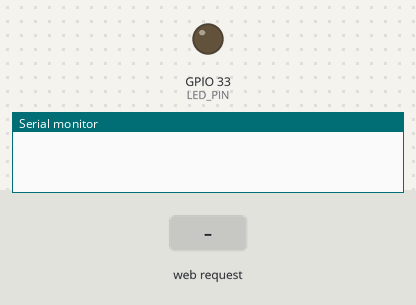
The sketch below on a simulated ESP32. Shown: output pins drawn as LEDs (lit = HIGH), the last lines printed to the serial monitor. Dashed ring = blinking. Inputs (shaded band) come from the test bench. WiFi joins after 1.5 s; servers stay silent unless stated; the camera gives no picture; not simulated (calls return 0 or success): secret.h.

Above: at 0.0 s.
At 0.6 s:
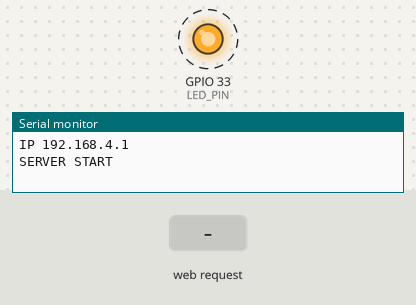
1.6 s: HTTP request GET /control?speed=1&dir=1&steer=1 received
Timing chart, 0 to 10.6 s (numbered marks = the images above; inputs shaded):
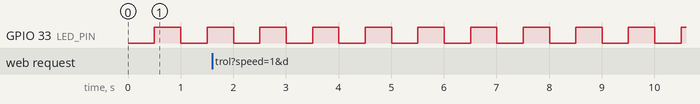

The sketch:

esp32.ino
```cpp
#include "ServerManager.h"

ServerManager server;

const int LED_PIN = 33;      // ESP32-CAM red status LED
unsigned long lastBlink = 0;
bool ledState = false;

void setup() {
    pinMode(LED_PIN, OUTPUT);
    digitalWrite(LED_PIN, LOW);

    server.init();
}

void loop() {
    server.update(millis());

    // ---- LED heartbeat ----
    unsigned long now = millis();
    if (now - lastBlink >= 500) {   // blink every 500ms
        ledState = !ledState;
        digitalWrite(LED_PIN, ledState);
        lastBlink = now;
    }
}
```

CameraManager.cpp
```cpp
#include "CameraManager.h"
#include "esp32-hal-psram.h"   // ← ADD THIS
#include <Arduino.h>           // ← ADD THIS


CameraManager::CameraManager() {}

void CameraManager::init() {
  if (configCamera() < 0) {
    return;
  }
}

int CameraManager::configCamera() {
  camera_config_t config;
  config.ledc_channel = LEDC_CHANNEL_0;
  config.ledc_timer = LEDC_TIMER_0;
  config.pin_d0 = Y2_GPIO_NUM;
  config.pin_d1 = Y3_GPIO_NUM;
  config.pin_d2 = Y4_GPIO_NUM;
  config.pin_d3 = Y5_GPIO_NUM;
  config.pin_d4 = Y6_GPIO_NUM;
  config.pin_d5 = Y7_GPIO_NUM;
  config.pin_d6 = Y8_GPIO_NUM;
  config.pin_d7 = Y9_GPIO_NUM;
  config.pin_xclk = XCLK_GPIO_NUM;
  config.pin_pclk = PCLK_GPIO_NUM;
  config.pin_vsync = VSYNC_GPIO_NUM;
  config.pin_href = HREF_GPIO_NUM;
  config.pin_sscb_sda = SIOD_GPIO_NUM;
  config.pin_sscb_scl = SIOC_GPIO_NUM;
  config.pin_pwdn = PWDN_GPIO_NUM;
  config.pin_reset = RESET_GPIO_NUM;
  config.xclk_freq_hz = 16000000;
  config.pixel_format = PIXFORMAT_JPEG;

  // Init with high specs for better quality
  if(psramFound()){
    config.frame_size = FRAMESIZE_VGA;
    config.jpeg_quality = 10;
    config.fb_count = 2;
    config.grab_mode = CAMERA_GRAB_LATEST;
  } else {
    config.frame_size = FRAMESIZE_QVGA;
    config.jpeg_quality = 12;
    config.fb_count = 1;
  }

  // Camera init
  esp_err_t err = esp_camera_init(&config);
  if (err != ESP_OK) {
    Serial.printf("Camera init failed with error 0x%x\n", err);
    return -1;
  }
  return 0;
}
```

CameraManager.h
```cpp
#ifndef CAMERA_MANAGER_H
#define CAMERA_MANAGER_H

// AI-Thinker ESP32-CAM Pin Definition
#define PWDN_GPIO_NUM     32
#define RESET_GPIO_NUM    -1
#define XCLK_GPIO_NUM      0
#define SIOD_GPIO_NUM     26
#define SIOC_GPIO_NUM     27
#define Y9_GPIO_NUM       35
#define Y8_GPIO_NUM       34
#define Y7_GPIO_NUM       39
#define Y6_GPIO_NUM       36
#define Y5_GPIO_NUM       21
#define Y4_GPIO_NUM       19
#define Y3_GPIO_NUM       18
#define Y2_GPIO_NUM        5
#define VSYNC_GPIO_NUM    25
#define HREF_GPIO_NUM     23
#define PCLK_GPIO_NUM     22

// Serial communication pins (U0RXD, U0TXD - default Serial)
// RX: GPIO3, TX: GPIO1

#include "esp_camera.h"

class CameraManager {
  public:
    CameraManager();
    void init();

  private:
    int configCamera();
};

#endif
```

ServerManager.cpp
```cpp
#include "ServerManager.h"
#include "secret.h"

void ServerManager::wifiInit() {
  WiFi.begin(WIFI_SSID_STA, WIFI_PASSWORD_STA);
  int trials = 0;

  while (WiFi.status() != WL_CONNECTED && trials < 0) {
    delay(300);
    ++trials;
  }

  wifi_connected = (WiFi.status() == WL_CONNECTED);
  if (false) {
    use_sta = true;

  } else { // use AP mode
    WiFi.mode(WIFI_AP);
    WiFi.softAP(WIFI_SSID_AP, WIFI_PASSWORD_AP);

    String IP = WiFi.softAPIP().toString();
    Serial.print("IP ");
    Serial.println(IP);
    wifi_connected = true;
    prev_wifi_connected = true; // always wifiStateChanged() = false
  }
}

ServerManager::ServerManager() : server(80) {}

void ServerManager::init() {
    Serial.begin(115200); // esp32 doesn't support serial1

    wifiInit();
    if (use_sta) { handleIPMsg(); }

    cam.init();

    server.on("/", HTTP_GET, [this]() { handleRoot(); });

    // Set only request; actual frame sending happens in update()
    server.on("/stream", HTTP_GET, [this]() { handleStreamRequest(); });

    server.on("/control", HTTP_GET, [this]() { handleControlMsg(); });

    server.begin();
    handleServerStartMsg();

    _running = true;
}

void ServerManager::update(unsigned long now) {
    if (!_running) return;

    server.handleClient();
    yield(); // allow wifi to breath

    // Stream MJPEG
    if (streamClient.active) {
        if (!streamClient.client || !streamClient.client.connected()) {
            if (streamClient.client) {
              streamClient.client.stop();
            }
            streamClient.active = false;
            return;
        }
        if (now - streamClient.lastFrameTime > streamInterval) {
            camera_fb_t* fb = esp_camera_fb_get();
            if (!fb) {
              yield();
              return;
            }

            streamClient.client.printf("--frame\r\n");
            streamClient.client.printf("Content-Type: image/jpeg\r\n");
            streamClient.client.printf("Content-Length: %u\r\n\r\n", fb->len);
            streamClient.client.write(fb->buf, fb->len);
            streamClient.client.printf("\r\n");

            esp_camera_fb_return(fb);
            streamClient.lastFrameTime = now;
            yield(); // avoid WDT and socket starvation
        }
    }

    if (wifiStateChanged() && wifi_connected) {
      handleIPMsg(); // send IP msg only when wifi newly connected
    }
}

void ServerManager::handleRoot() {
    server.send(200, "text/html", index_html);
}

void ServerManager::handleStreamRequest() {
    // Stop any existing stream first
    if (streamClient.active && streamClient.client) {
      streamClient.client.stop();
      streamClient.active = false;
    }

    WiFiClient client = server.client();
    if (!client) return;

    client.println("HTTP/1.1 200 OK");
    client.println("Content-Type: multipart/x-mixed-replace; boundary=frame");
    client.println("Cache-Control: no-cache");
    client.println("Pragma: no-cache");
    client.println();

    streamClient.client = client;
    streamClient.active = true;
    streamClient.lastFrameTime = millis();
}

void ServerManager::handleControlMsg() {
    if (server.hasArg("speed") &&
        server.hasArg("dir") &&
        server.hasArg("steer")) {

        speed = server.arg("speed").toInt();
        dir = server.arg("dir").toInt();
        steer = server.arg("steer").toInt();

        Serial.printf("SPD %d DIR %d STEER %d\n", speed, dir, steer);

        server.send(200, "text/plain", "OK");
    } else {
        server.send(400, "text/plain", "Bad Request");
    }
}

void ServerManager::handleIPMsg() const {
    if (!wifi_connected) return;
    Serial.print("IP ");
    Serial.println(WiFi.localIP());
}

void ServerManager::handleServerStartMsg() {
    Serial.println("SERVER START");
}

void ServerManager::handleWiFiLostMsg() {
    Serial.println("WIFI LOST");
    wifi_connected = false;
}

bool ServerManager::wifiStateChanged() {
  bool isChanged = prev_wifi_connected != wifi_connected;
  prev_wifi_connected = wifi_connected;
  wifi_connected = (WiFi.status() == WL_CONNECTED);
  return isChanged;
}

// HTML page with embedded JavaScript
const char* index_html PROGMEM = R"rawliteral(
<!DOCTYPE html>
<html>
<head>
  <meta charset="UTF-8">
  <meta name="viewport" content="width=device-width, initial-scale=1.0">
  <title>ESP32-CAM RC Car Control</title>
  <style>
    * {
      margin: 0;
      padding: 0;
      box-sizing: border-box;
    }
    body {
      font-family: Arial, sans-serif;
      background-color: #1a1a1a;
      color: #ffffff;
      overflow: auto;
    }
    .container {
      display: flex;
      height: 100vh;
    }
    .camera-section {
      flex: 1;
      display: flex;
      flex-direction: column;
      justify-content: center;
      align-items: center;
      background-color: #000;
      padding: 20px;
    }
    #stream {
      max-width: 100%;
      max-height: 100%;
      border: 2px solid #333;
      border-radius: 8px;
    }
    .control-section {
      width: 400px;
      background-color: #2a2a2a;
      padding: 30px;
      display: flex;
      flex-direction: column;
      gap: 30px;
    }
    h1 {
      text-align: center;
      color: #4CAF50;
      margin-bottom: 10px;
    }
    .speed-control {
      background-color: #333;
      padding: 20px;
      border-radius: 8px;
    }
    .speed-control h2 {
      font-size: 18px;
      margin-bottom: 15px;
      color: #4CAF50;
    }
    .slider-container {
      display: flex;
      align-items: center;
      gap: 15px;
    }
    input[type="range"] {
      flex: 1;
      height: 8px;
      border-radius: 5px;
      background: #555;
      outline: none;
      -webkit-appearance: none;
    }
    input[type="range"]::-webkit-slider-thumb {
      -webkit-appearance: none;
      appearance: none;
      width: 20px;
      height: 20px;
      border-radius: 50%;
      background: #4CAF50;
      cursor: pointer;
    }
    input[type="range"]::-moz-range-thumb {
      width: 20px;
      height: 20px;
      border-radius: 50%;
      background: #4CAF50;
      cursor: pointer;
      border: none;
    }
    #speedValue {
      min-width: 50px;
      text-align: center;
      font-size: 18px;
      font-weight: bold;
      color: #4CAF50;
    }
    .direction-control {
      background-color: #333;
      padding: 20px;
      border-radius: 8px;
    }
    .direction-control h2 {
      font-size: 18px;
      margin-bottom: 15px;
      color: #4CAF50;
      text-align: center;
    }
    .arrow-grid {
      display: grid;
      grid-template-columns: repeat(3, 80px);
      grid-template-rows: repeat(3, 80px);
      gap: 10px;
      justify-content: center;
    }
    .arrow-btn {
      background-color: #444;
      border: 2px solid #555;
      border-radius: 8px;
      color: white;
      font-size: 24px;
      cursor: pointer;
      transition: all 0.1s;
      display: flex;
      align-items: center;
      justify-content: center;
      user-select: none;
    }
    .arrow-btn:active, .arrow-btn.pressed {
      background-color: #4CAF50;
      border-color: #45a049;
      transform: scale(0.95);
    }
    .arrow-btn:hover {
      background-color: #555;
    }
    .arrow-up { grid-column: 2; grid-row: 1; }
    .arrow-down { grid-column: 2; grid-row: 3; }
    .arrow-left { grid-column: 1; grid-row: 2; }
    .arrow-right { grid-column: 3; grid-row: 2; }
    .status {
      background-color: #333;
      padding: 15px;
      border-radius: 8px;
      text-align: center;
      font-size: 14px;
    }
    .status-indicator {
      display: inline-block;
      width: 10px;
      height: 10px;
      border-radius: 50%;
      margin-right: 8px;
      background-color: #4CAF50;
    }
    @media (max-width: 768px) {
      .container {
        flex-direction: column;
      }
      .control-section {
        width: 100%;
      }
    }
  </style>
</head>
<body>
  <div class="container">
    <div class="camera-section">
      <img id="stream" src="/stream">
    </div>
    <div class="control-section">
      <h1>RC Car Control</h1>

      <div class="speed-control">
        <h2>Speed Control</h2>
        <div class="slider-container">
          <input type="range" id="speedSlider" min="0" max="255" value="0">
          <span id="speedValue">0</span>
        </div>
      </div>

      <div class="direction-control">
        <h2>Direction Control</h2>
        <div class="arrow-grid">
          <button class="arrow-btn arrow-up" id="btnUp">▲</button>
          <button class="arrow-btn arrow-down" id="btnDown">▼</button>
          <button class="arrow-btn arrow-left" id="btnLeft">◄</button>
          <button class="arrow-btn arrow-right" id="btnRight">►</button>
        </div>
      </div>

      <div class="status">
        <span class="status-indicator"></span>
        <span>Connected</span>
      </div>
    </div>
  </div>

  <script>
    let currentSpeed = 0;
    let upPressed = false;
    let downPressed = false;
    let leftPressed = false;
    let rightPressed = false;

    // UI Elements
    const speedSlider = document.getElementById('speedSlider');
    const speedValue = document.getElementById('speedValue');
    const btnUp = document.getElementById('btnUp');
    const btnDown = document.getElementById('btnDown');
    const btnLeft = document.getElementById('btnLeft');
    const btnRight = document.getElementById('btnRight');

    // Speed control
    speedSlider.addEventListener('input', function() {
      currentSpeed = this.value;
      speedValue.textContent = currentSpeed;
      sendCommand();
    });

    // Button event listeners
    function addButtonListeners(btn, pressCallback, releaseCallback) {
      btn.addEventListener('mousedown', pressCallback);
      btn.addEventListener('mouseup', releaseCallback);
      btn.addEventListener('mouseleave', releaseCallback);
      btn.addEventListener('touchstart', (e) => { e.preventDefault(); pressCallback(); });
      btn.addEventListener('touchend', (e) => { e.preventDefault(); releaseCallback(); });
    }

    addButtonListeners(btnUp,
      () => { upPressed = true; btnUp.classList.add('pressed'); sendCommand(); },
      () => { upPressed = false; btnUp.classList.remove('pressed'); sendCommand(); }
    );

    addButtonListeners(btnDown,
      () => { downPressed = true; btnDown.classList.add('pressed'); sendCommand(); },
      () => { downPressed = false; btnDown.classList.remove('pressed'); sendCommand(); }
    );

    addButtonListeners(btnLeft,
      () => { leftPressed = true; btnLeft.classList.add('pressed'); sendCommand(); },
      () => { leftPressed = false; btnLeft.classList.remove('pressed'); sendCommand(); }
    );

    addButtonListeners(btnRight,
      () => { rightPressed = true; btnRight.classList.add('pressed'); sendCommand(); },
      () => { rightPressed = false; btnRight.classList.remove('pressed'); sendCommand(); }
    );

    // Keyboard control
    document.addEventListener('keydown', function(e) {
      if (e.key === 'ArrowUp' && !upPressed) {
        upPressed = true;
        btnUp.classList.add('pressed');
        sendCommand();
      } else if (e.key === 'ArrowDown' && !downPressed) {
        downPressed = true;
        btnDown.classList.add('pressed');
        sendCommand();
      }
      if (e.key === 'ArrowLeft' && !leftPressed) {
        leftPressed = true;
        btnLeft.classList.add('pressed');
        sendCommand();
      } else if (e.key === 'ArrowRight' && !rightPressed) {
        rightPressed = true;
        btnRight.classList.add('pressed');
        sendCommand();
      }
    });

    document.addEventListener('keyup', function(e) {
      if (e.key === 'ArrowUp' && upPressed) {
        upPressed = false;
        btnUp.classList.remove('pressed');
        sendCommand();
      } else if (e.key === 'ArrowDown' && downPressed) {
        downPressed = false;
        btnDown.classList.remove('pressed');
        sendCommand();
      }
      if (e.key === 'ArrowLeft' && leftPressed) {
        leftPressed = false;
        btnLeft.classList.remove('pressed');
        sendCommand();
      } else if (e.key === 'ArrowRight' && rightPressed) {
        rightPressed = false;
        btnRight.classList.remove('pressed');
        sendCommand();
      }
    });

    let isCommandPending = false;

    function sendCommand() {
      if (isCommandPending) return; // Skip if previous request still pending
      isCommandPending = true;

      // Determine direction
      let dir = 2; // stop
      if (upPressed) {
        dir = 0; // forward
      } else if (downPressed) {
        dir = 1; // backward
      }

      // Determine steering
      let steer = 105; // straight
      if (leftPressed) {
        steer = 90; // left
      } else if (rightPressed) {
        steer = 120; // right
      }

      // Send command to server
      fetch(`/control?speed=${currentSpeed}&dir=${dir}&steer=${steer}`)
        .then(() => { isCommandPending = false; })
        .catch(err => {
          console.error('Error:', err);
          isCommandPending = false;
        });
    }
  setInterval(sendCommand, 120);
  </script>
</body>
</html>
)rawliteral";
```

ServerManager.h
```cpp
#ifndef SERVER_MANAGER_H
#define SERVER_MANAGER_H

#include <WiFi.h>
#include <WebServer.h>
#include "esp_camera.h"
#include "CameraManager.h"

class ServerManager {
public:
    ServerManager();
    void init();
    void update(unsigned long now);

private:
    void wifiInit();
    void handleRoot();
    void handleStreamRequest();
    void handleControlMsg();
    void handleIPMsg() const;
    void handleServerStartMsg();
    void handleWiFiLostMsg();
    bool wifiStateChanged();

    struct StreamClient {
        WiFiClient client;
        bool active = false;
        unsigned long lastFrameTime = 0;
    };

    bool use_sta = false;
    bool wifi_connected = false;
    bool prev_wifi_connected = false;
    bool _running = false;

    WebServer server;
    CameraManager cam;

    StreamClient streamClient;

    unsigned long lastControlMsgTime = 0;
    unsigned long lastIPMsgTime = 0;

    const unsigned long streamInterval = 120;     // ~8 FPS

    int speed = 0;
    int dir = 0;
    int steer = 105;
};

extern const char* index_html;

#endif
```

Measured:
- by itself, GPIO 33 (LED_PIN): alternates HIGH for 0.50 s and LOW for 0.50 s
